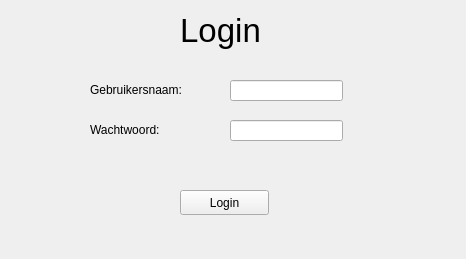
    <widget class="QWidget" name="Login">
     <widget class="QLabel" name="lbLogin">
      <property name="geometry">
       <rect>
        <x>0</x>
        <y>10</y>
        <width>441</width>
        <height>41</height>
       </rect>
      </property>
      <property name="font">
       <font>
        <pointsize>25</pointsize>
        <weight>50</weight>
        <bold>false</bold>
       </font>
      </property>
      <property name="text">
       <string>Login</string>
      </property>
      <property name="alignment">
       <set>Qt::AlignCenter</set>
      </property>
     </widget>
     <widget class="QLineEdit" name="leGebruikersnaam">
      <property name="geometry">
       <rect>
        <x>230</x>
        <y>80</y>
        <width>113</width>
        <height>21</height>
       </rect>
      </property>
     </widget>
     <widget class="QLabel" name="lbGebruikersnaam">
      <property name="geometry">
       <rect>
        <x>90</x>
        <y>80</y>
        <width>131</width>
        <height>20</height>
       </rect>
      </property>
      <property name="text">
       <string>Gebruikersnaam:</string>
      </property>
     </widget>
     <widget class="QLabel" name="lbWachtwoord">
      <property name="geometry">
       <rect>
        <x>90</x>
        <y>120</y>
        <width>131</width>
        <height>20</height>
       </rect>
      </property>
      <property name="text">
       <string>Wachtwoord:</string>
      </property>
     </widget>
     <widget class="QLineEdit" name="leWachtwoord">
      <property name="geometry">
       <rect>
        <x>230</x>
        <y>120</y>
        <width>113</width>
        <height>21</height>
       </rect>
      </property>
      <property name="echoMode">
       <enum>QLineEdit::Password</enum>
      </property>
     </widget>
     <widget class="QPushButton" name="btnSubmit">
      <property name="geometry">
       <rect>
        <x>180</x>
        <y>190</y>
        <width>89</width>
        <height>25</height>
       </rect>
      </property>
      <property name="text">
       <string>Login</string>
      </property>
     </widget>
     <widget class="QLabel" name="lbWelcome">
      <property name="geometry">
       <rect>
        <x>6</x>
        <y>230</y>
        <width>451</width>
        <height>20</height>
       </rect>
      </property>
      <property name="text">
       <string/>
      </property>
      <property name="alignment">
       <set>Qt::AlignCenter</set>
      </property>
     </widget>
    </widget>
